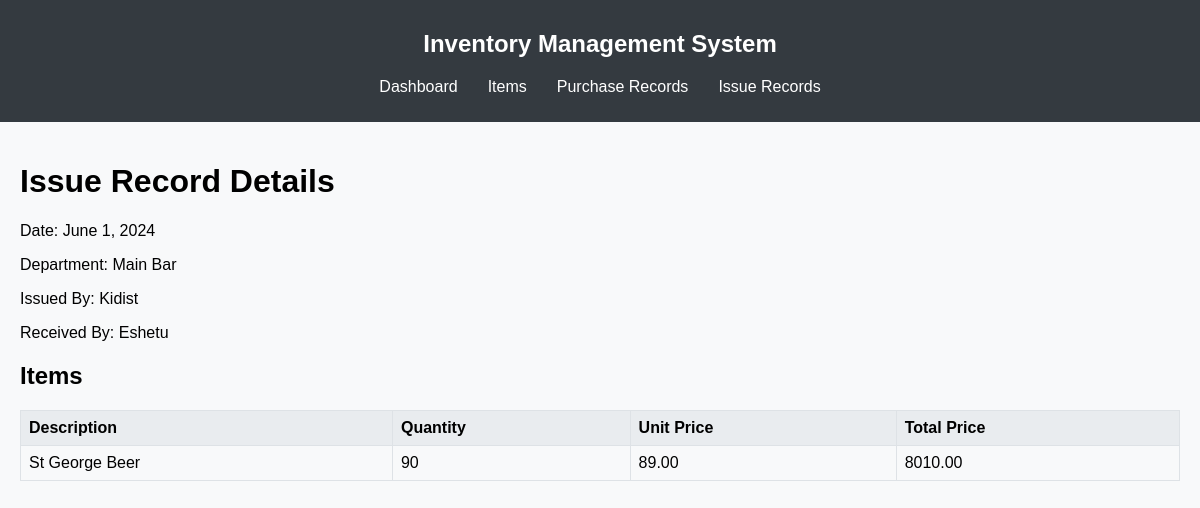
/issue-records/5/, run on the app's committed database.
### store/models.py (models this page shows, shortened)
class IssueRecord(models.Model):
    date = models.DateField(default=timezone.now)
    department = models.CharField(max_length=255)
    issued_by = models.CharField(max_length=255)
    received_by = models.CharField(max_length=255)

class IssueRecordItem(models.Model):
    issue_record = models.ForeignKey(IssueRecord, related_name='items', on_delete=models.CASCADE)
    item = models.ForeignKey(Item, on_delete=models.CASCADE)
    quantity = models.PositiveIntegerField()
    unit_price = models.DecimalField(max_digits=10, decimal_places=2)
    total_price = models.DecimalField(max_digits=10, decimal_places=2)

class Item(models.Model):
    CATEGORY_CHOICES = [
        ('Beverage', 'Beverage'),
        ('Food Provision', 'Food Provision'),
        ('Sanitary', 'Sanitary'),
        ('Maintenance', 'Maintenance'),
        ('Service Aid', 'Service Aid'),
        ('Stationary', 'Stationary'),
        ('Sundry', 'Sundry'),
        ('Fresh Baazar', 'Fresh Baazar'),
    ]
    description = models.CharField(max_length=255)
    category = models.CharField(max_length=50, choices=CATEGORY_CHOICES)
    unit_of_measurement = models.CharField(max_length=50)
    current_unit_price = models.DecimalField(max_digits=10, decimal_places=2)
    stock_balance = models.IntegerField()
    minimum_stock = models.IntegerField()

### store/views.py (the view)
# urls.py: path('issue-records/<int:pk>/', views.issue_record_detail, name='issue_record_detail'),
def issue_record_detail(request, pk):
    issue_record = get_object_or_404(IssueRecord, pk=pk)
    issue_record_items = IssueRecordItem.objects.filter(issue_record=issue_record)
    return render(request, 'store/issue_record_detail.html', {'issue_record': issue_record, 'issue_record_items': issue_record_items})

### store/templates/store/issue_record_detail.html (shortened to what this page needs)
{% extends 'base.html' %}
{% block content %}
<h1>Issue Record Details</h1>
<p>Date: {{ issue_record.date }}</p>
<p>Department: {{ issue_record.department }}</p>
<p>Issued By: {{ issue_record.issued_by }}</p>
<p>Received By: {{ issue_record.received_by }}</p>
<h2>Items</h2>
<table>
    <tr>
        <th>Description</th>
        <th>Quantity</th>
        <th>Unit Price</th>
        <th>Total Price</th>
    </tr>
    {% for item in issue_record_items %}
    <tr>
        <td>{{ item.item.description }}</td>
        <td>{{ item.quantity }}</td>
        <td>{{ item.unit_price }}</td>
        <td>{{ item.total_price }}</td>
    </tr>
    {% endfor %}
</table>
{% endblock %}

### store/templates/base.html (style rules this page uses)
body { font-family: Arial, sans-serif; margin: 0; padding: 0; background-color: #f8f9fa; }
table { width: 100%; border-collapse: collapse; margin-bottom: 20px; }
table, th, td { border: 1px solid #dee2e6; }
th, td { padding: 8px; text-align: left; }
th { background-color: #e9ecef; }

### data on the page
IssueRecord: date "June 1, 2024", department "Main Bar", issued_by "Kidist", received_by "Eshetu"
IssueRecordItem: item.description "St George Beer", quantity "90", unit_price "89.00", total_price "8010.00"
